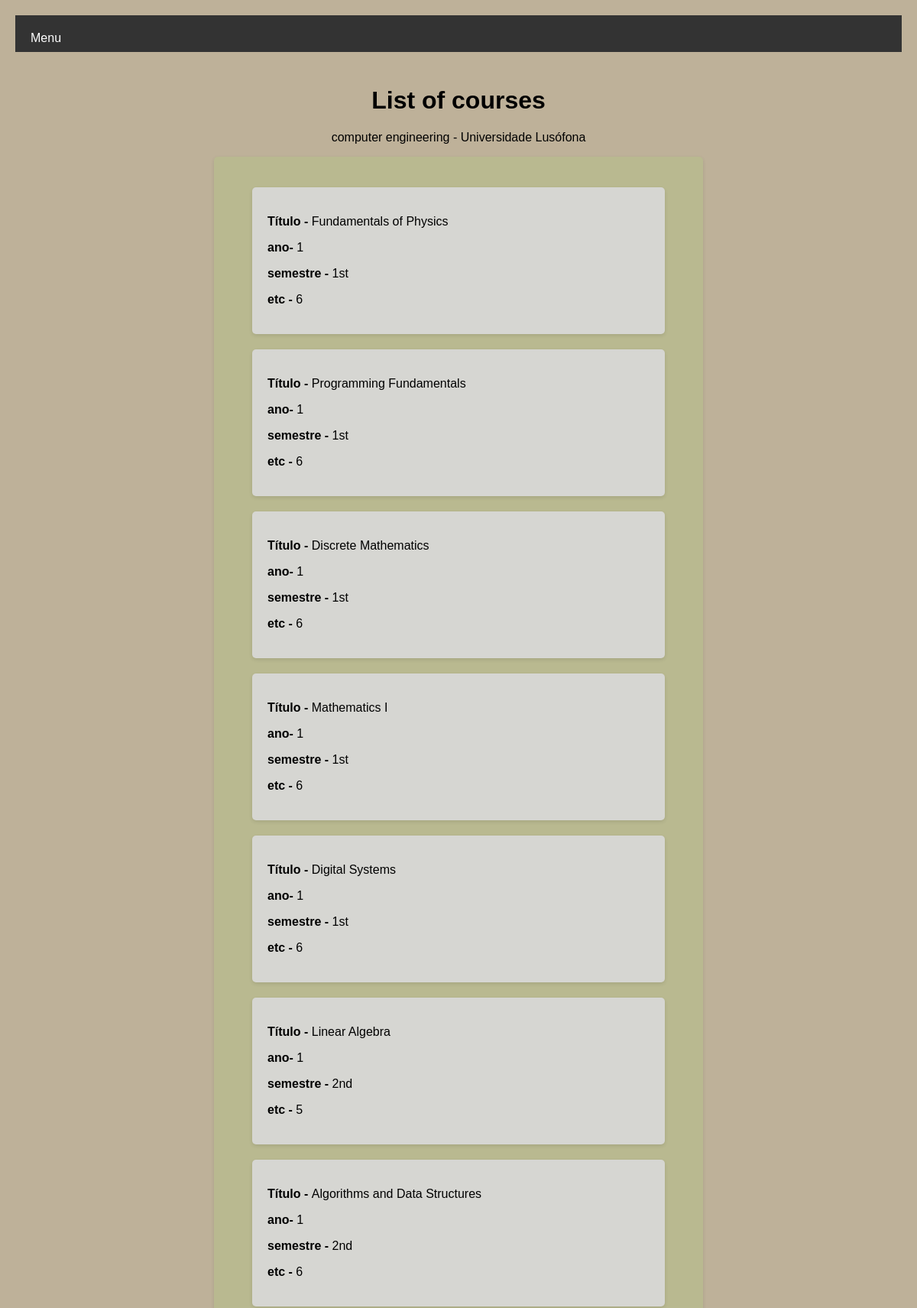
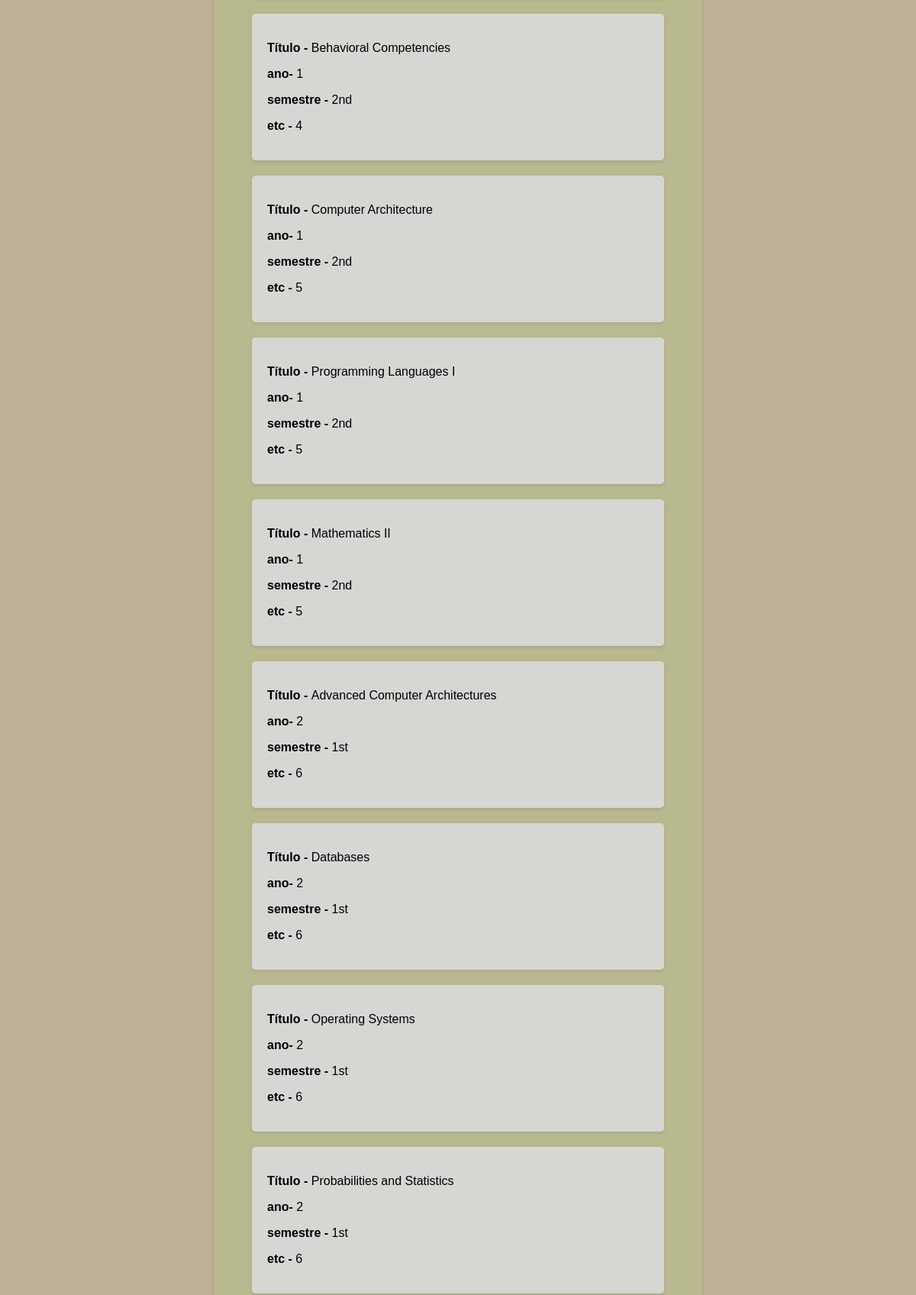
Screenshot of /courses (upper part) with the database file from the repository (2 pictures, top to bottom).
### portfolio/models.py (models this page shows, shortened)
class Course(models.Model):
    titulo = models.CharField(max_length=40)
    ano = models.CharField(max_length=1)
    semester = models.CharField(max_length=10)
    etc = models.CharField(max_length=2)

### portfolio/views.py (the view)
# urls.py: path('courses', views.course_view, name="courses"),
def course_view(request):
    context = {'courses': Course.objects.all()}
    return render(request, 'portfolio/courseLEI.html', context)

### portfolio/Templates/Portfolio/courseLEI.html
{% extends 'portfolio/baseCourse.html' %}
{% block main %}
    {% for Course in courses %}
    <div class = "Poster">
        <b><p>Título - </b>{{ Course.titulo }}</p>
        <b><p>ano- </b>{{ Course.ano }}</p>
        <b><p>semestre - </b>{{ Course.semester }}</p>
        <b><p>etc - </b>{{ Course.etc }}</p>
    </div>
    {% endfor %}
{% endblock %}

### portfolio/static/portfolio/css/blogStyle.css (style rules this page uses)
body { font-family: Arial, sans-serif; background-color: #beb199; margin: 0; padding: 20px; }
.Poster { max-width: 500px; margin: 0 auto; background-color: rgb(214, 214, 210); border-radius: 5px; padding: 20px; box-shadow: 0 2px 5px rgba(0, 0, 0, 0.1); margin-bottom: 20px; margin-top: 20px; }

### rows the page displays
Course: titulo "Fundamentals of Physics", ano "1", semester "1st", etc "6"
Course: titulo "Programming Fundamentals", ano "1", semester "1st", etc "6"
Course: titulo "Discrete Mathematics", ano "1", semester "1st", etc "6"
Course: titulo "Mathematics I", ano "1", semester "1st", etc "6"
Course: titulo "Digital Systems", ano "1", semester "1st", etc "6"
Course: titulo "Linear Algebra", ano "1", semester "2nd", etc "5"
Course: titulo "Algorithms and Data Structures", ano "1", semester "2nd", etc "6"
Course: titulo "Behavioral Competencies", ano "1", semester "2nd", etc "4"
Course: titulo "Computer Architecture", ano "1", semester "2nd", etc "5"
Course: titulo "Programming Languages I", ano "1", semester "2nd", etc "5"
Course: titulo "Mathematics II", ano "1", semester "2nd", etc "5"
Course: titulo "Advanced Computer Architectures", ano "2", semester "1st", etc "6"
Course: titulo "Databases", ano "2", semester "1st", etc "6"
Course: titulo "Operating Systems", ano "2", semester "1st", etc "6"
Course: titulo "Probabilities and Statistics", ano "2", semester "1st", etc "6"
